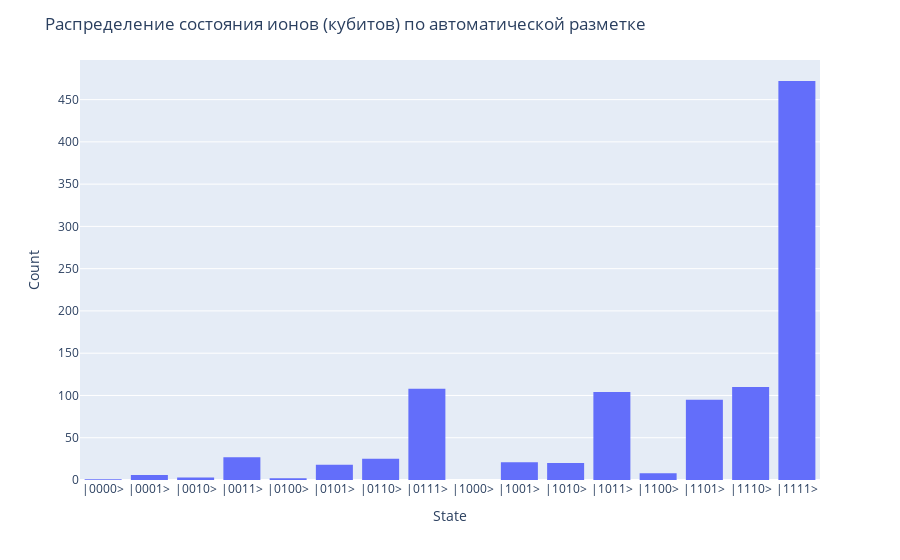

Write notebook code for a chart like this one.
### Code cell
import plotly.express as px

# создадим объект fig, в который поместим столбчатую диаграмму
fig = px.histogram(df, x=df.Class, nbins=16)

# применим метод .update_layout к объекту fig
fig.update_layout(
    title_text = 'Распределение состояния ионов (кубитов) по автоматической разметке', # заголовок
    xaxis_title_text = 'State', # подпись к оси x
    yaxis_title_text = 'Count', # подпись к оси y
    bargap = 0.2, # расстояние между столбцами

    # подписи классов на оси x
    xaxis = dict(
        tickmode = 'array',
        tickvals = [0,1,2,3,4,5,6,7,8,9,10,11,12,13,14,15],
        ticktext = Category #['Class 1', 'Class 2', 'Class 3'...]
    )
)

fig.show()

### Figure 1 — Plotly figure (JSON) as saved in the notebook; plotly's stock layout.template omitted (floating-point values rounded to 4 significant figures; data arrays with more than 128 entries replaced by an {"elided": "..."} marker saying what was removed)
{"data": [{"alignmentgroup": "True", "bingroup": "x", "hovertemplate": "Class=%{x}<br>count=%{y}<extra></extra>", "legendgroup": "", "marker": {"color": "#636efa", "pattern": {"shape": ""}}, "name": "", "nbinsx": 16, "offsetgroup": "", "orientation": "v", "showlegend": false, "type": "histogram", "x": {"elided": "1020 int values"}, "xaxis": "x", "yaxis": "y"}], "layout": {"bargap": 0.2, "barmode": "relative", "legend": {"tracegroupgap": 0}, "margin": {"t": 60}, "title": {"text": "Распределение состояния ионов (кубитов) по автоматической разметке"}, "xaxis": {"anchor": "y", "domain": [0, 1], "tickmode": "array", "ticktext": ["|0000>", "|0001>", "|0010>", "|0011>", "|0100>", "|0101>", "|0110>", "|0111>", "|1000>", "|1001>", "|1010>", "|1011>", "|1100>", "|1101>", "|1110>", "|1111>"], "tickvals": [0, 1, 2, 3, 4, 5, 6, 7, 8, 9, 10, 11, 12, 13, 14, 15], "title": {"text": "State"}}, "yaxis": {"anchor": "x", "domain": [0, 1], "title": {"text": "Count"}}}}
